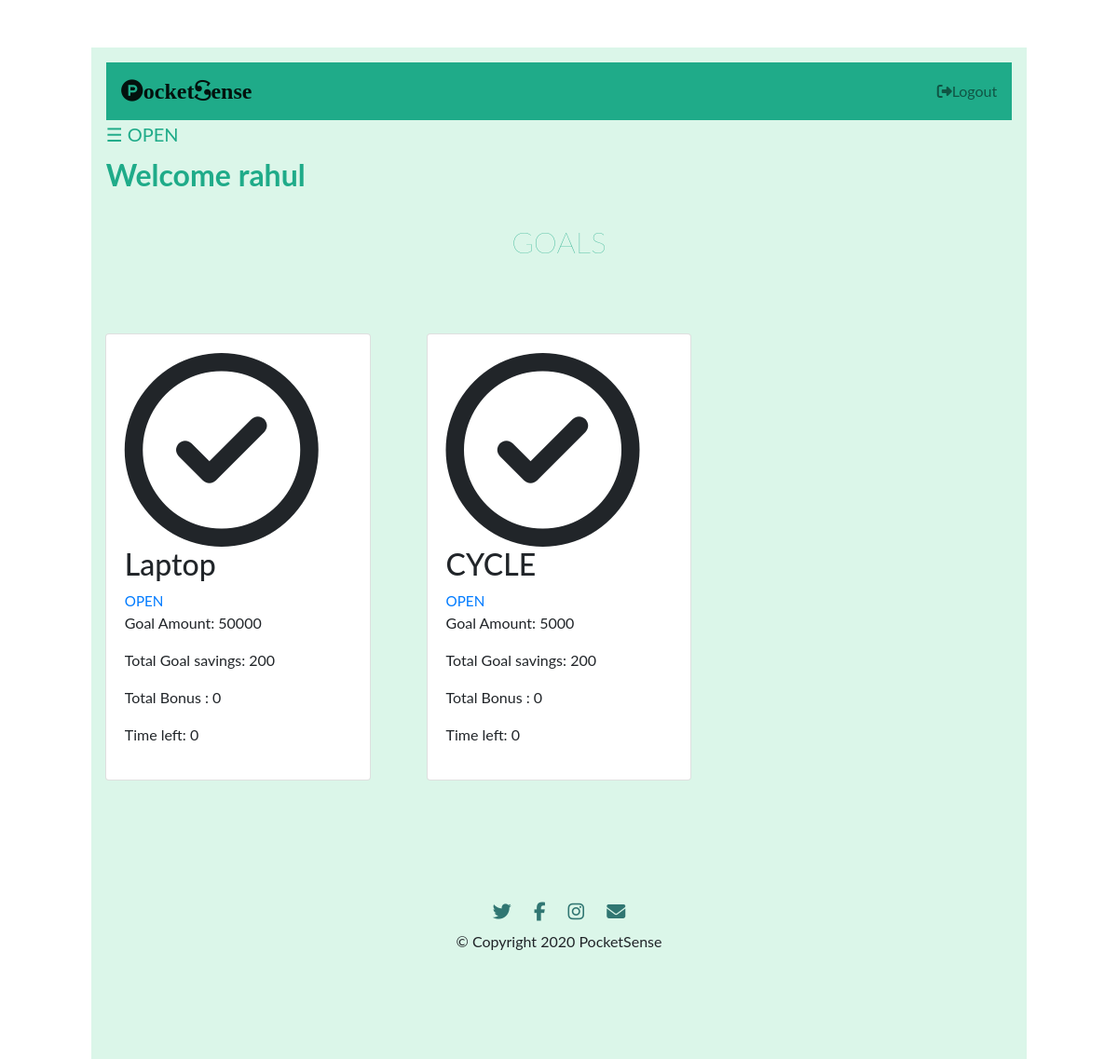
The app's page /task/index (signed in) with its own data.
### tables this page shows
CREATE TABLE parent(
	parent_id INTEGER PRIMARY KEY AUTOINCREMENT,
	parent_username TEXT UNIQUE NOT NULL,
	parent_email TEXT UNIQUE NOT NULL,
	parent_password TEXT NOT NULL
);

CREATE TABLE goal(
	goal_id INTEGER PRIMARY KEY AUTOINCREMENT,
	author_id INTEGER ,
	task_author INTEGER,

	goal_name TEXT UNIQUE ,
	income_amt INTEGER ,
	goal_amt INTEGER ,
	goal_saving INTEGER,

	fix_saving_amt INTEGER,
	saving_amt INTEGER ,
	emergency_amt INTEGER ,
	
	bonus INTEGER ,
    time_left INTEGER ,
	personal_amt INTEGER ,
	counter INTEGER,

	created TIMESTAMP DEFAULT CURRENT_TIMESTAMP,


	task_name  TEXT,

	task_amt INTEGER,
	task_count INTEGER,
	
	FOREIGN KEY (author_id) REFERENCES child (child_id),
	
	FOREIGN KEY (task_author) REFERENCES parent (parent_id)

);

### fin/task.py (the view)
@bp.route('/index' ,  methods = ('GET' , 'POST'))
@parent_login_required
def index():
    db = get_db()
    goals = db.execute(
        'SELECT go.goal_id , child_username , goal_amt , goal_name , saving_amt , bonus , time_left , author_id , goal_saving'
        ' FROM goal go JOIN child u ON go.author_id = u.child_id'
        ' ORDER BY created DESC'
    ).fetchall()
    return render_template('task/index.html', goals=goals)

### fin/auth.py (called while the page is built)
@bp.before_app_request
def load_logged_in_parent():
    parent_id = session.get('parent_id')
    if parent_id is None:
        g.parent = None
    else:
        g.parent = get_db().execute(
            'SELECT * FROM parent WHERE parent_id = ?', (parent_id,)
        ).fetchone()

def parent_login_required(view):
    @functools.wraps(view)
    def wrapped_view(**kwargs):
        if g.parent is None:
            return redirect(url_for('auth.parent_login'))
        return view(**kwargs)
    return wrapped_view

@bp.before_app_request
def load_logged_in_child():
    child_id = session.get('child_id')
    if child_id is None:
        g.child = None
    else:
        g.child = get_db().execute(
            'SELECT * FROM child WHERE child_id = ?', (child_id,)
        ).fetchone()

### fin/db.py (called while the page is built)
def get_db():
	if 'db' not in g:
		g.db = sqlite3.connect( current_app.config['DATABASE'] , detect_types=sqlite3.PARSE_DECLTYPES)
		g.db.row_factory = sqlite3.Row
	return g.db

### fin/templates/task/index.html (shortened to what this page needs)
<!DOCTYPE html>
<html>
<head>
  <link rel="stylesheet" href="https://stackpath.bootstrapcdn.com/bootstrap/4.5.0/css/bootstrap.min.css">
<link rel="stylesheet" href="{{ url_for('static', filename='account.css') }}">
</head>
<body>
  <section id="main">
  <div class="container-fluid">
    <section id="first">
      <div id="main">
        <nav class="navbar navbar-light" style="background-color: #1fab89;">
          <a class="navbar-brand" href=""><i class="fa fa-product-hunt" aria-hidden="true"></i>ocket<i class="fa fa-scribd" aria-hidden="true"></i>ense</a>
          <ul class="navbar-nav ml-auto">
            <li class="nav-item">
              {% if g.parent %}
              <a class="nav-link" href="{{ url_for('auth.parent_logout') }}"><i class="fa fa-sign-out" aria-hidden="true"></i>Logout</a>
              {% endif %}
            </li>
          </ul>
        </nav>
        <span class="op" style="font-size:20px;cursor:pointer" onclick="openNav()">&#9776; OPEN</span>
         {% if g.parent %}
        <h2 class="title">Welcome {{ g.parent['parent_username'] }}</h2>
        {% endif %}
      </div>
    <section id="third">
      <h2 class="title_goal">GOALS</h2>
      <div class="card-deck row">
         {% for goal in goals %}
         {% if g.parent['parent_id'] == goal['author_id'] %}
        <div class="pricing-column col-lg-4 col-md-6">
          <div class="card">
            <div class="card-body">
                 <i class="fa fa-ch fa-check-circle-o" aria-hidden="true"></i>
                <h2>{{ goal['goal_name'] }}</h2>
                 <a style = font-size:95%; class="action" href="{{ url_for('task.display' , id=goal['goal_id'])}}">OPEN</a>
                <p class="price-p">Goal Amount: {{ goal['goal_amt'] }}</p>
                <p class="price-p">Total Goal savings: {{ goal['goal_saving'] }}</p>
                <p class="price-p">Total Bonus : {{ goal['bonus'] }}</p>
                <p class="price-p">Time left: {{ goal['time_left'] }}</p>
            </div>
          </div>
        </div>
           {% endif %}
            {% endfor %}
      </div>
    </section>
    <footer id="footer">
      <a href="https://twitter.com/account/access"><i class="fa fa-twitter footer-ic fa-lg" aria-hidden="true"></i></a>
      <a href="https://twitter.com/account/access"><i class="fa fa-facebook footer-ic fa-lg " aria-hidden="true"></i></a>
      <a href="https://twitter.com/account/access"><i class="fa fa-instagram footer-ic fa-lg" aria-hidden="true"></i></a>
      <a href="https://twitter.com/account/access"><i class="fa fa-envelope footer-ic fa-lg" aria-hidden="true"></i></a>
      <p class="f-p">© Copyright 2020 PocketSense</p>
    </footer>
  </div>
</section>
</body>
</html>

### fin/static/account.css (style rules this page uses)
body { font-family: "Lato", sans-serif; transition: background-color .5s; }
.container-fluid { padding: 3% 7% 3%; }
.navbar-brand { font-family: "Ubuntu"; font-size: 1.5rem; font-weight: bold; color: #1fab89; }
.title { font-weight: bold; color:#1fab89; padding-top: 1%; }
.title_goal { font-weight: lighter; text-align: center; color:#1fab89; padding-top: 1%; padding-bottom: 50px; }
.op { color: #1fab89; padding-top: 3%; padding-bottom: 100%; }
.card { margin: 0 auto; float: none; }
.fa-ch { text-align: center; margin: auto; font-size: 13em !important; }
.card-deck { padding-top: 20px; }
#first { background-color: #dbf6e9; padding-bottom: 50px; }
#third { background-color: #dbf6e9; padding-bottom: 50px; margin: auto; }
#main { transition: margin-left .5s; padding: 16px; }
#footer { text-align: center; background-color: #dbf6e9; padding: 7% 15% }
.footer-ic { margin: 20px 10px; color: #307672; }

### records on screen
parent: parent.parent_username "rahul"
goal: goal_name "Laptop", goal_amt "50000", goal_saving "200", bonus "0", time_left "0"
goal: goal_name "CYCLE", goal_amt "5000", goal_saving "200", bonus "0", time_left "0"
